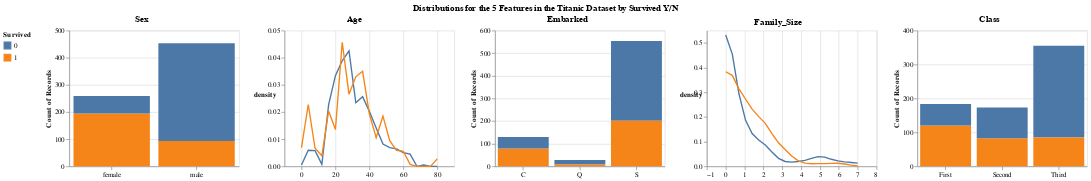

The notebook cell this image was saved under:
### Markdown cell above
#### Use the Distributions Below to Investigate the Splits we Proposed Above.

Based on the details of the dataset, which one do you think is best?

### Code cell
build_interactive_decision_tree(titanic_df).properties(title = "Distributions for the 5 Features in the Titanic Dataset by Survived Y/N")

### Figure 1 — Vega-Lite specification as saved in the notebook (floating-point values rounded to 4 significant figures; data arrays with more than 128 entries replaced by an {"elided": "..."} marker saying what was removed)
{"config": {"view": {"continuousWidth": 400, "continuousHeight": 300}, "title": {"anchor": "middle"}}, "hconcat": [{"vconcat": [{"mark": "bar", "encoding": {"color": {"type": "nominal", "field": "Survived", "legend": {"orient": "left"}, "sort": [1, 0]}, "opacity": {"condition": {"value": 1, "selection": "selector019"}, "value": 0.3}, "x": {"type": "nominal", "axis": {"labelAngle": 0}, "field": "Sex", "title": null}, "y": {"type": "quantitative", "aggregate": "count"}}, "height": 200, "selection": {"selector019": {"type": "single", "fields": ["Sex"]}}, "width": 250}], "title": "Sex"}, {"vconcat": [{"layer": [{"data": {"name": "data-1b1ad364eb6985e496936a585856e77a"}, "mark": {"type": "bar", "align": "left", "binSpacing": 0, "size": 2.5}, "encoding": {"color": {"value": "lightgrey"}, "opacity": {"condition": {"value": 0.3, "test": "(datum.val <= datum.key)"}, "value": 0}, "x": {"type": "quantitative", "field": "Age", "title": null}, "y": {"type": "quantitative", "axis": null, "field": "Height"}}, "height": 200, "selection": {"selector020": {"type": "single", "fields": ["Age"], "on": "mouseover", "nearest": true}}, "transform": [{"calculate": "selector020['Age']", "as": "key"}, {"calculate": "datum.Age", "as": "val"}]}, {"data": {"name": "data-109fc2ef60fd3e69425de5a728741c59"}, "mark": "line", "encoding": {"color": {"type": "nominal", "field": "Survived"}, "x": {"type": "quantitative", "field": "value", "title": null}, "y": {"type": "quantitative", "axis": {"labelAngle": 0, "titleAngle": 0}, "field": "density"}}, "height": 200, "transform": [{"density": "value", "bandwidth": 0.5, "groupby": ["variable", "Survived"], "steps": 20}, {"joinaggregate": [{"op": "max", "field": "density", "as": "max_density"}]}], "width": 250}], "resolve": {"scale": {"y": "independent"}}}], "resolve": {"scale": {"x": "shared"}}, "title": "Age"}, {"vconcat": [{"mark": "bar", "encoding": {"color": {"type": "nominal", "field": "Survived", "legend": {"orient": "left"}, "sort": [1, 0]}, "opacity": {"condition": {"value": 1, "selection": "selector021"}, "value": 0.3}, "x": {"type": "nominal", "axis": {"labelAngle": 0}, "field": "Embarked", "title": null}, "y": {"type": "quantitative", "aggregate": "count"}}, "height": 200, "selection": {"selector021": {"type": "single", "fields": ["Embarked"]}}, "width": 250}], "data": {"name": "data-7a305e47f911af7dd208986e5e6f6ccd"}, "title": "Embarked"}, {"vconcat": [{"layer": [{"data": {"name": "data-fe651712a4f6f7e79b5d5306badf6116"}, "mark": {"type": "bar", "align": "left", "binSpacing": 0, "size": 28.57}, "encoding": {"color": {"value": "lightgrey"}, "opacity": {"condition": {"value": 0.3, "test": "(datum.val <= datum.key)"}, "value": 0}, "x": {"type": "quantitative", "field": "Family_Size", "title": null}, "y": {"type": "quantitative", "axis": null, "field": "Height"}}, "height": 200, "selection": {"selector022": {"type": "single", "fields": ["Family_Size"], "on": "mouseover", "nearest": true}}, "transform": [{"calculate": "selector022['Family_Size']", "as": "key"}, {"calculate": "datum.Family_Size", "as": "val"}]}, {"data": {"name": "data-8f8f3495865b45bdd240f978a163c097"}, "mark": "line", "encoding": {"color": {"type": "nominal", "field": "Survived"}, "x": {"type": "quantitative", "field": "value", "title": null}, "y": {"type": "quantitative", "axis": {"labelAngle": 0, "titleAngle": 0}, "field": "density"}}, "height": 200, "transform": [{"density": "value", "bandwidth": 0.5, "groupby": ["variable", "Survived"], "steps": 20}, {"joinaggregate": [{"op": "max", "field": "density", "as": "max_density"}]}], "width": 250}], "resolve": {"scale": {"y": "independent"}}}], "resolve": {"scale": {"x": "shared"}}, "title": "Family_Size"}, {"vconcat": [{"mark": "bar", "encoding": {"color": {"type": "nominal", "field": "Survived", "legend": {"orient": "left"}, "sort": [1, 0]}, "opacity": {"condition": {"value": 1, "selection": "selector023"}, "value": 0.3}, "x": {"type": "nominal", "axis": {"labelAngle": 0}, "field": "Class", "title": null}, "y": {"type": "quantitative", "aggregate": "count"}}, "height": 200, "selection": {"selector023": {"type": "single", "fields": ["Class"]}}, "width": 250}], "data": {"name": "data-203b5a4661447b6ae149f4264ee4f76d"}, "title": "Class"}], "data": {"name": "data-fcde82a648231dad3b6d7cc6467d1cab"}, "title": "Distributions for the 5 Features in the Titanic Dataset by Survived Y/N", "$schema": "https://vega.github.io/schema/vega-lite/v4.0.2.json", "datasets": {"data-fcde82a648231dad3b6d7cc6467d1cab": {"elided": "712 records"}, "data-1b1ad364eb6985e496936a585856e77a": [{"Age": 0, "Height": 1}, {"Age": 1, "Height": 1}, {"Age": 2, "Height": 1}, {"Age": 3, "Height": 1}, {"Age": 4, "Height": 1}, {"Age": 5, "Height": 1}, {"Age": 6, "Height": 1}, {"Age": 7, "Height": 1}, {"Age": 8, "Height": 1}, {"Age": 9, "Height": 1}, {"Age": 10, "Height": 1}, {"Age": 11, "Height": 1}, {"Age": 12, "Height": 1}, {"Age": 13, "Height": 1}, {"Age": 14, "Height": 1}, {"Age": 15, "Height": 1}, {"Age": 16, "Height": 1}, {"Age": 17, "Height": 1}, {"Age": 18, "Height": 1}, {"Age": 19, "Height": 1}, {"Age": 20, "Height": 1}, {"Age": 21, "Height": 1}, {"Age": 22, "Height": 1}, {"Age": 23, "Height": 1}, {"Age": 24, "Height": 1}, {"Age": 25, "Height": 1}, {"Age": 26, "Height": 1}, {"Age": 27, "Height": 1}, {"Age": 28, "Height": 1}, {"Age": 29, "Height": 1}, {"Age": 30, "Height": 1}, {"Age": 31, "Height": 1}, {"Age": 32, "Height": 1}, {"Age": 33, "Height": 1}, {"Age": 34, "Height": 1}, {"Age": 35, "Height": 1}, {"Age": 36, "Height": 1}, {"Age": 37, "Height": 1}, {"Age": 38, "Height": 1}, {"Age": 39, "Height": 1}, {"Age": 40, "Height": 1}, {"Age": 41, "Height": 1}, {"Age": 42, "Height": 1}, {"Age": 43, "Height": 1}, {"Age": 44, "Height": 1}, {"Age": 45, "Height": 1}, {"Age": 46, "Height": 1}, {"Age": 47, "Height": 1}, {"Age": 48, "Height": 1}, {"Age": 49, "Height": 1}, {"Age": 50, "Height": 1}, {"Age": 51, "Height": 1}, {"Age": 52, "Height": 1}, {"Age": 53, "Height": 1}, {"Age": 54, "Height": 1}, {"Age": 55, "Height": 1}, {"Age": 56, "Height": 1}, {"Age": 57, "Height": 1}, {"Age": 58, "Height": 1}, {"Age": 59, "Height": 1}, {"Age": 60, "Height": 1}, {"Age": 61, "Height": 1}, {"Age": 62, "Height": 1}, {"Age": 63, "Height": 1}, {"Age": 64, "Height": 1}, {"Age": 65, "Height": 1}, {"Age": 66, "Height": 1}, {"Age": 67, "Height": 1}, {"Age": 68, "Height": 1}, {"Age": 69, "Height": 1}, {"Age": 70, "Height": 1}, {"Age": 71, "Height": 1}, {"Age": 72, "Height": 1}, {"Age": 73, "Height": 1}, {"Age": 74, "Height": 1}, {"Age": 75, "Height": 1}, {"Age": 76, "Height": 1}, {"Age": 77, "Height": 1}, {"Age": 78, "Height": 1}, {"Age": 79, "Height": 1}], "data-109fc2ef60fd3e69425de5a728741c59": {"elided": "712 records"}, "data-7a305e47f911af7dd208986e5e6f6ccd": {"elided": "712 records"}, "data-fe651712a4f6f7e79b5d5306badf6116": [{"Family_Size": 0, "Height": 1}, {"Family_Size": 1, "Height": 1}, {"Family_Size": 2, "Height": 1}, {"Family_Size": 3, "Height": 1}, {"Family_Size": 4, "Height": 1}, {"Family_Size": 5, "Height": 1}, {"Family_Size": 6, "Height": 1}], "data-8f8f3495865b45bdd240f978a163c097": {"elided": "712 records"}, "data-203b5a4661447b6ae149f4264ee4f76d": {"elided": "712 records"}}}
